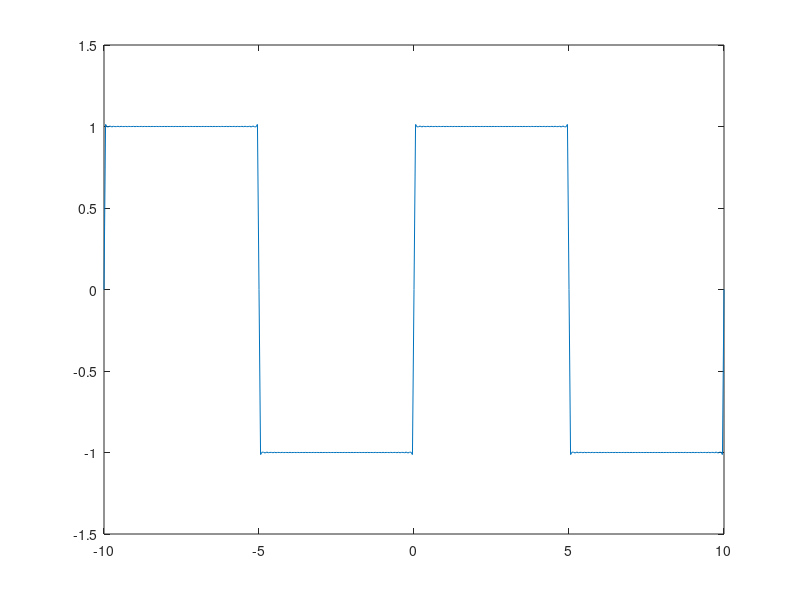

Here is the MATLAB script that generated this plot:
#Fourier Series Animation
#By: Victor Guo

figure('Name','Square Wave Fourier Animation','NumberTitle','off');

x = -10:0.05:10;#use x values from -10 to 10
numTerms = 5;#specified number of terms

for i = 0 : 7
  y1 = 0;#square wave function
  for k = 0 : numTerms-1
    y1+=sin((2*k+1)*pi*x/5)/(2*k+1);#append the next term
  endfor
  y1 *= 4/pi;#scale down 
  plot(x,y1);#draw animation
  numTerms *= 2;
  pause(0.5);
endfor